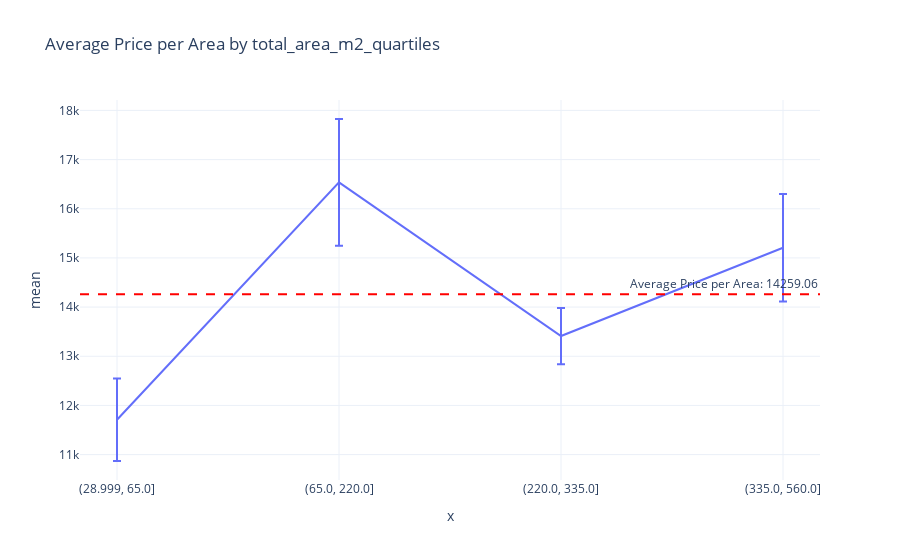

Here is the notebook cell this chart was saved with:
### Code cell
calculate_average_price_per_area_with_margin(
    beira_mar_listings, "total_area_m2_quartiles"
)

### Figure 1 — Plotly figure (JSON) as saved in the notebook; plotly's stock layout.template omitted (floating-point values rounded to 4 significant figures)
{"data": [{"error_y": {"array": [839.4, 1289.0, 572.2, 1094.0]}, "hovertemplate": "x=%{x}<br>mean=%{y}<extra></extra>", "legendgroup": "", "line": {"color": "#636efa", "dash": "solid"}, "marker": {"symbol": "circle"}, "mode": "lines", "name": "", "orientation": "v", "showlegend": false, "type": "scatter", "x": ["(28.999, 65.0]", "(65.0, 220.0]", "(220.0, 335.0]", "(335.0, 560.0]"], "xaxis": "x", "y": [11710.0, 16540.0, 13410.0, 15210.0], "yaxis": "y"}], "layout": {"annotations": [{"showarrow": false, "text": "Average Price per Area: 14259.06", "x": 1, "xanchor": "right", "xref": "x domain", "y": 14260.0, "yanchor": "bottom", "yref": "y"}], "legend": {"tracegroupgap": 0}, "shapes": [{"line": {"color": "red", "dash": "dash"}, "type": "line", "x0": 0, "x1": 1, "xref": "x domain", "y0": 14260.0, "y1": 14260.0, "yref": "y"}], "title": {"text": "Average Price per Area by total_area_m2_quartiles"}, "xaxis": {"anchor": "y", "domain": [0, 1], "title": {"text": "x"}, "type": "category"}, "yaxis": {"anchor": "x", "domain": [0, 1], "title": {"text": "mean"}}}}
